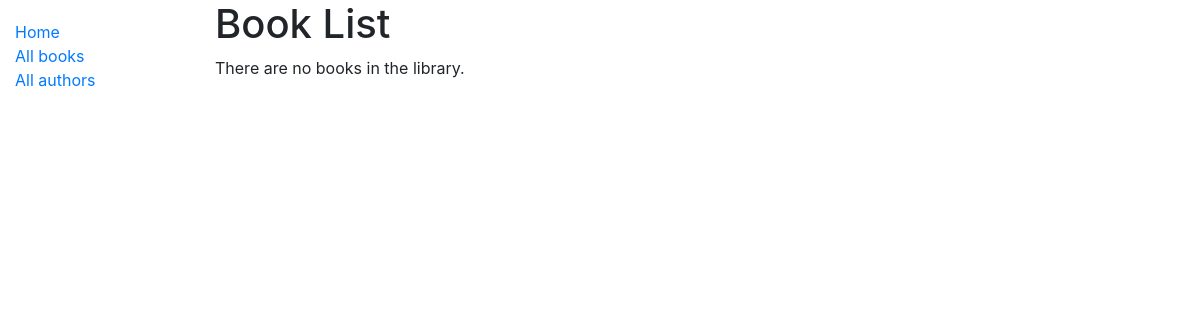
Before: /catalog/books/ with the older database file.
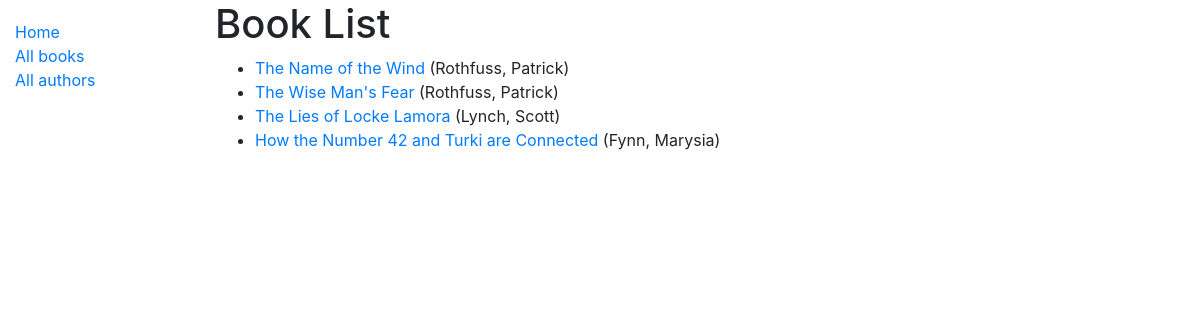
After: the same page with the newer database file.
### catalog/models.py (models this page shows, shortened)
class Book(models.Model):
    title = models.CharField(max_length=200)
    author = models.ForeignKey('Author', on_delete=models.SET_NULL, null=True)
    summary = models.TextField(max_length=1000, help_text='Enter a brief description of the book')
    isbn = models.CharField('ISBN', max_length=13, help_text='13 Character <a href="https://www.isbn-international.org/content/what-isbn">ISBN number</a>')
    genre = models.ManyToManyField(Genre, help_text='Select a genre for this book')
    def get_absolute_url(self):
        return reverse('book-detail', args=[str(self.id)])

class Author(models.Model):
    first_name = models.CharField(max_length=100)
    last_name = models.CharField(max_length=100)
    date_of_birth = models.DateField(null=True, blank=True)
    date_of_death = models.DateField('Died', null=True, blank=True)
    class Meta:
        ordering = ['last_name', 'first_name']
    def __str__(self):
        return f'{self.last_name}, {self.first_name}'

### catalog/views.py (the view)
# urls.py: path('books/', views.BookListView.as_view(), name='books'),
class BookListView(generic.ListView):
    model = Book
    paginate_by = 10

### catalog/templates/catalog/book_list.html
{% extends "base_generic.html" %}
{% block content %}
  <h1>Book List</h1>
  {% if book_list %}
  <ul>
    {% for book in book_list %}
      <li>
        <a href="{{ book.get_absolute_url }}">{{ book.title }}</a> ({{book.author}})
      </li>
    {% endfor %}
  </ul>
  {% else %}
    <p>There are no books in the library.</p>
  {% endif %}
{% endblock %}

### catalog/templates/base_generic.html (shortened to what this page needs)
<!DOCTYPE html>
<html lang="en">
<head>
  <link rel="stylesheet" href="https://stackpath.bootstrapcdn.com/bootstrap/4.1.3/css/bootstrap.min.css">
  {% load static %}
  <link rel="stylesheet" href="{% static 'css/styles.css' %}">
</head>
<body>
  <div class="container-fluid">
    <div class="row">
      <div class="col-sm-2">
      {% block sidebar %}
        <ul class="sidebar-nav">
          <li><a href="{% url 'index' %}">Home</a></li>
          <li><a href="{% url 'books' %}">All books</a></li>
          <li><a href="{% url 'authors'  %}">All authors</a></li>
        </ul>
     {% endblock %}
      </div>
      <div class="col-sm-10 ">{% block content %}{% endblock %}</div>
    </div>
  </div>
</body>
</html>

### catalog/static/css/styles.css (style rules this page uses)
.sidebar-nav { margin-top: 20px; padding: 0; list-style: none; }

Changed rows visible on the page:
added Book: title "The Name of the Wind", author "Rothfuss, Patrick"
added Book: title "The Wise Man's Fear", author "Rothfuss, Patrick"
added Book: title "The Lies of Locke Lamora", author "Lynch, Scott"
added Book: title "How the Number 42 and Turki are Connected", author "Fynn, Marysia"
Other visible differences:
text no longer shown: "There are no books in the library."
